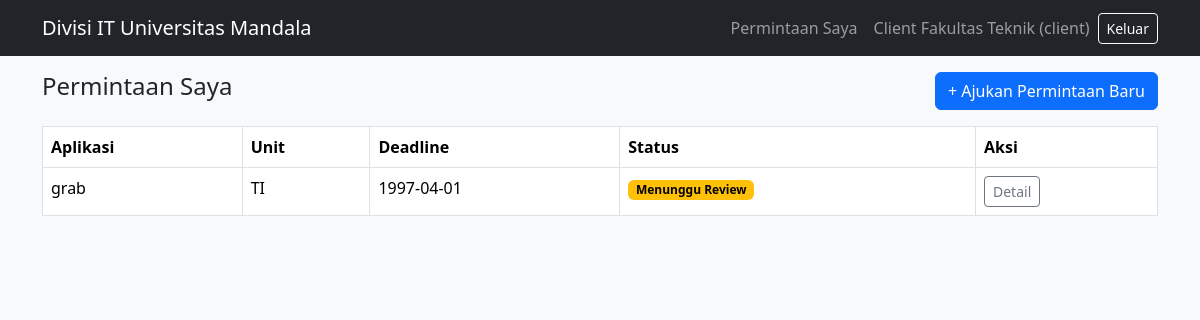
Page /client (signed in) on the earlier database version.
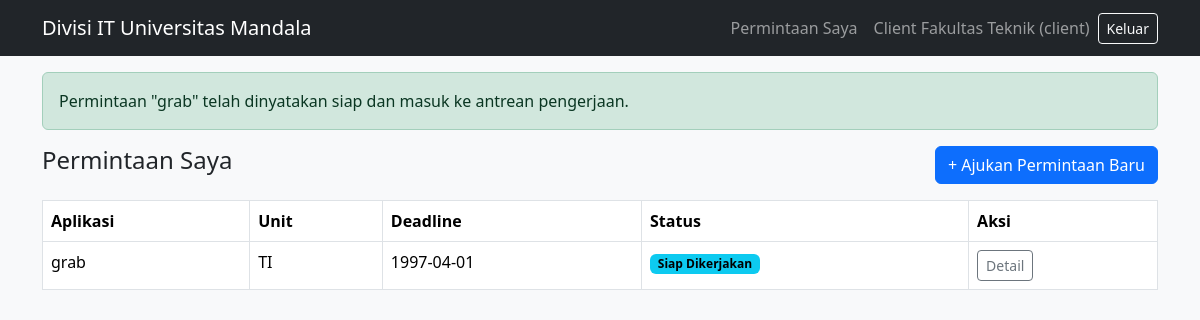
Same page on the later database version.
### tables this page shows
CREATE TABLE requests(id INTEGER PRIMARY KEY, client_id INT, name TEXT, unit TEXT, pic_name TEXT,
  pic_contact TEXT, purpose TEXT, audience TEXT, deadline TEXT, description TEXT, status TEXT DEFAULT 'Draft',
  version INT DEFAULT 0, urgency_rec TEXT, urgency TEXT, queue_pos INT, queued_at TEXT, finished_at TEXT,
  progress INT DEFAULT 0, client_notified INT DEFAULT 1, leader_notified INT DEFAULT 1, created_at TEXT);

### app.py (the view)
@app.route("/client")
@role_required("client")
def client_list():
    rows = q("SELECT * FROM requests WHERE client_id=? ORDER BY id DESC", (session["uid"],))
    for r in rows:
        if not r["client_notified"]:
            flash(f'Permintaan "{r["name"]}" telah dinyatakan siap dan masuk ke antrean pengerjaan.', "success")
    q("UPDATE requests SET client_notified=1 WHERE client_id=?", (session["uid"],))
    return render_template("client_list.html", rows=rows)

### app.py (called while the page is built)
def _connect():
    if USE_PG:
        conn = psycopg2.connect(DATABASE_URL)
        return conn
    else:
        conn = sqlite3.connect(DB)
        conn.row_factory = sqlite3.Row
        return conn

def _adapt(sql):
    if USE_PG:
        return sql.replace("?", "%s")
    return sql

def db():
    if "db" not in g:
        g.db = _connect()
    return g.db

def q(sql, a=(), one=False):
    conn = db()
    if USE_PG:
        cur = conn.cursor(cursor_factory=psycopg2.extras.RealDictCursor)
    else:
        cur = conn.cursor()
    cur.execute(_adapt(sql), a)
    rows = cur.fetchall()
    conn.commit()
    cur.close()
    if one:
        return rows[0] if rows else None
    return rows

@app.context_processor
def ctx():
    return dict(STATUS_CLR=STATUS_CLR, LABEL=LABEL, KIND=KIND, ASPECTS=ASPECTS,
                FIELDS=FIELDS, days_left=days_left)

def role_required(*roles):
    def deco(f):
        @wraps(f)
        def w(*a, **k):
            if "uid" not in session:
                return redirect(url_for("login"))
            if roles and session["role"] not in roles:
                abort(403)
            return f(*a, **k)
        return w
    return deco

### templates/client_list.html (shortened to what this page needs)
{% extends "base.html" %}{% from "_m.html" import badge with context %}{% block c %}
<div class="d-flex justify-content-between mb-3"><h4>Permintaan Saya</h4>
<a class="btn btn-primary" href="{{ url_for('client_form') }}">+ Ajukan Permintaan Baru</a></div>
<table class="table table-bordered bg-white"><tr><th>Aplikasi</th><th>Unit</th><th>Deadline</th><th>Status</th><th>Aksi</th></tr>
{% for r in rows %}<tr><td>{{ r.name }}</td><td>{{ r.unit }}</td><td>{{ r.deadline }}</td><td>{{ badge(r.status) }}</td>
<td><a class="btn btn-sm btn-outline-secondary" href="{{ url_for('request_detail', rid=r.id) }}">Detail</a>
</td></tr>
{% else %}<tr><td colspan="5" class="text-center text-muted">Belum ada permintaan.</td></tr>{% endfor %}</table>{% endblock %}

### templates/base.html (shortened to what this page needs)
<!doctype html>
<html lang="id"><head><meta charset="utf-8"><meta name="viewport" content="width=device-width,initial-scale=1">
<link href="https://cdn.jsdelivr.net/npm/bootstrap@5.3.3/dist/css/bootstrap.min.css" rel="stylesheet"></head>
<body class="bg-light">
<nav class="navbar navbar-expand navbar-dark bg-dark mb-3"><div class="container">
<a class="navbar-brand" href="/">Divisi IT Universitas Mandala</a>
{% if session.uid %}<div class="navbar-nav ms-auto align-items-center">
{% if session.role=='client' %}<a class="nav-link" href="{{ url_for('client_list') }}">Permintaan Saya</a>
{% elif session.role=='analyst' %}<a class="nav-link" href="{{ url_for('analyst_list') }}">Menunggu Review</a>
{% elif session.role=='leader' %}<a class="nav-link" href="{{ url_for('leader_queue') }}">Antrean</a>
<a class="nav-link" href="{{ url_for('leader_workload') }}">Beban Programmer</a>
<a class="nav-link" href="{{ url_for('leader_monitor') }}">Monitoring</a>
{% else %}<a class="nav-link" href="{{ url_for('prog_list') }}">Aplikasi Saya</a>{% endif %}
<span class="navbar-text mx-2">{{ session.name }} ({{ session.role }})</span>
<a class="btn btn-sm btn-outline-light" href="{{ url_for('logout') }}">Keluar</a></div>{% endif %}
</div></nav>
<div class="container pb-5">
{% with m = get_flashed_messages(with_categories=true) %}{% for c, t in m %}<div class="alert alert-{{ c }}">{{ t }}</div>{% endfor %}{% endwith %}
{% block c %}{% endblock %}
</div></body></html>

### templates/_m.html (shortened to what this page needs)
{% macro badge(s) %}<span class="badge text-bg-{{ STATUS_CLR[s] }}"
  >{{ s }}</span
>{% endmacro %}

Differences in the rows shown:
changed requests "grab": status "Menunggu Review" → "Siap Dikerjakan"
Other differences:
new list line: "Permintaan \"grab\" telah dinyatakan siap dan masuk ke antrean pengerjaan."
